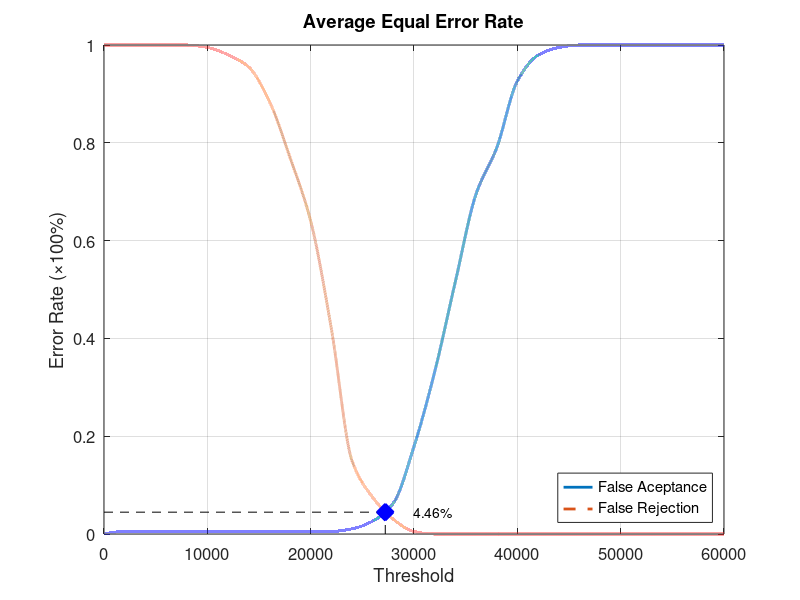
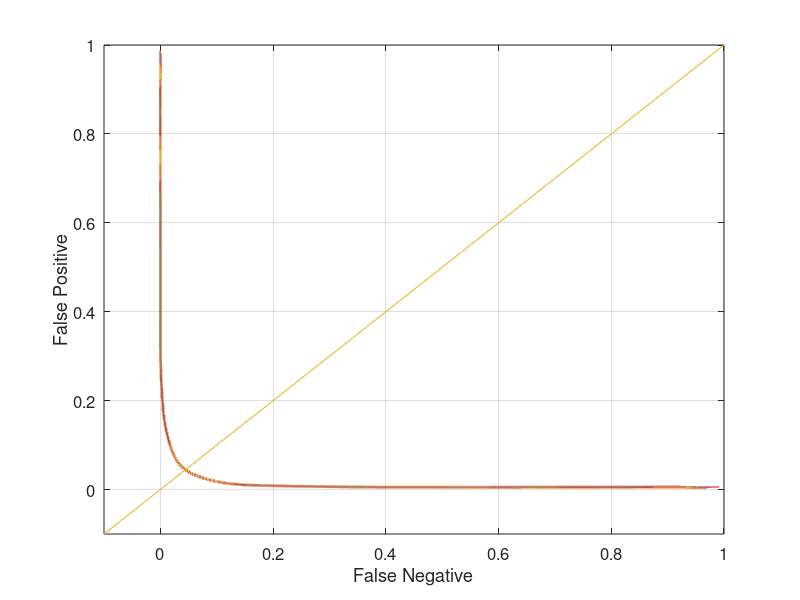

MATLAB code to generate these figures, in order:
function yEER = Database3_4
close all;
clear;
clc;
x = 0:2000:60000;
xq = 0:0.5:60000;

y0 = [0 0.00526316 0.00526316 0.00526316 0.00526316 0.00526316 0.00526316 0.00526316 0.00526316 0.00526316 0.00526316 0.00526316 0.0105263 0.0263158 0.0631579 0.178947 0.331579 0.515789 0.694737 0.789474 0.926316 0.978947 0.994737 1 1 1 1 1 1 1 1];
yy0 = interp1(x, y0, xq, 'pchip');
y1 = [1 1 1 1 1 0.995 0.98 0.955 0.885 0.77 0.64 0.42 0.15 0.075 0.03 0.005 0 0 0 0 0 0 0 0 0 0 0 0 0 0 0];
yy1 = interp1(x, y1, xq, 'pchip');

% Calculating EER: 
y2 = abs(y0 - y1);
find(y2 == min(y2))
yy2 = abs(yy0 - yy1);
xEER = find(yy2 == min(yy2));
xEERIndex = xq(xEER) % X-axis EER
yEER = yy0(xEER) % Y-axis EER

main = figure
plot(xq, yy0,'-','LineWidth', 2);	hold on
plot(xq, yy1,'--','LineWidth', 2);	hold on
plot([xEERIndex xEERIndex], [0 yEER], 'k--');	hold on
plot([0 xEERIndex], [yEER yEER], 'k--');	hold on
plot(xEERIndex, yEER, 'bx', 'LineWidth', 10);	hold on
text(xEERIndex + 10 * xEERIndex / 100, yEER, [num2str(round((10000 * yEER)) / 100) '%'])
legend('False Aceptance', 'False Rejection', 'Location', 'SouthEast')
xlabel('Threshold')
ylabel('Error Rate (\times100%)')
title('Average Equal Error Rate')
set(gca, 'FontSize', 12)
axis([0 60000 0 1])
grid on

print(main, 'Database3_4Main', '-dpng');
FNRxFPR = figure('Color', [1 1 1]);
plot(yy1, yy0, '-', yy1, yy0, 'LineWidth', 2);
hold on
y = -0.1:0.1:1
plot(y, y); 
set(gca, 'FontSize', 12)
xlabel('False Negative')
ylabel('False Positive')
axis([-0.1 1 -0.1 1])
set(gca, 'FontSize', 12)
grid on

print(FNRxFPR, 'Database3_4FNRxFPR','-dpng');
end
